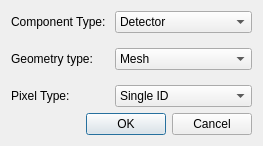
<?xml version="1.0" encoding="UTF-8"?>
<ui version="4.0">
 <class>AddComponentDialog</class>
 <widget class="QDialog" name="AddComponentDialog">
  <property name="geometry">
   <rect>
    <x>0</x>
    <y>0</y>
    <width>225</width>
    <height>139</height>
   </rect>
  </property>
  <property name="windowTitle">
   <string>Dialog</string>
  </property>
  <layout class="QFormLayout" name="formLayout_2">
   <item row="0" column="0" colspan="2">
    <layout class="QFormLayout" name="formLayout">
     <item row="1" column="1">
      <widget class="QComboBox" name="comboBox">
       <item>
        <property name="text">
         <string>Detector</string>
        </property>
       </item>
       <item>
        <property name="text">
         <string>Monitor</string>
        </property>
       </item>
       <item>
        <property name="text">
         <string>Source</string>
        </property>
       </item>
       <item>
        <property name="text">
         <string>Slit</string>
        </property>
       </item>
       <item>
        <property name="text">
         <string>Moderator</string>
        </property>
       </item>
       <item>
        <property name="text">
         <string>Disk chopper</string>
        </property>
       </item>
      </widget>
     </item>
     <item row="3" column="0">
      <widget class="QLabel" name="label_2">
       <property name="text">
        <string>Geometry type: </string>
       </property>
      </widget>
     </item>
     <item row="3" column="1">
      <widget class="QComboBox" name="comboBox_2">
       <item>
        <property name="text">
         <string>Mesh</string>
        </property>
       </item>
       <item>
        <property name="text">
         <string>Cylinder</string>
        </property>
       </item>
       <item>
        <property name="text">
         <string>None</string>
        </property>
       </item>
      </widget>
     </item>
     <item row="5" column="1">
      <widget class="QComboBox" name="comboBox_3">
       <item>
        <property name="text">
         <string>Single ID</string>
        </property>
       </item>
       <item>
        <property name="text">
         <string>Repeatable Grid</string>
        </property>
       </item>
       <item>
        <property name="text">
         <string>Face Mapped Mesh</string>
        </property>
       </item>
       <item>
        <property name="text">
         <string>None</string>
        </property>
       </item>
      </widget>
     </item>
     <item row="5" column="0">
      <widget class="QLabel" name="label_3">
       <property name="text">
        <string>Pixel Type: </string>
       </property>
      </widget>
     </item>
     <item row="1" column="0">
      <widget class="QLabel" name="label">
       <property name="text">
        <string>Component Type: </string>
       </property>
      </widget>
     </item>
     <item row="2" column="0">
      <widget class="Line" name="line">
       <property name="orientation">
        <enum>Qt::Horizontal</enum>
       </property>
      </widget>
     </item>
     <item row="4" column="0">
      <widget class="Line" name="line_2">
       <property name="orientation">
        <enum>Qt::Horizontal</enum>
       </property>
      </widget>
     </item>
    </layout>
   </item>
   <item row="1" column="0" colspan="2">
    <widget class="QDialogButtonBox" name="buttonBox">
     <property name="standardButtons">
      <set>QDialogButtonBox::Cancel|QDialogButtonBox::Ok</set>
     </property>
    </widget>
   </item>
  </layout>
 </widget>
 <resources/>
 <connections/>
</ui>
